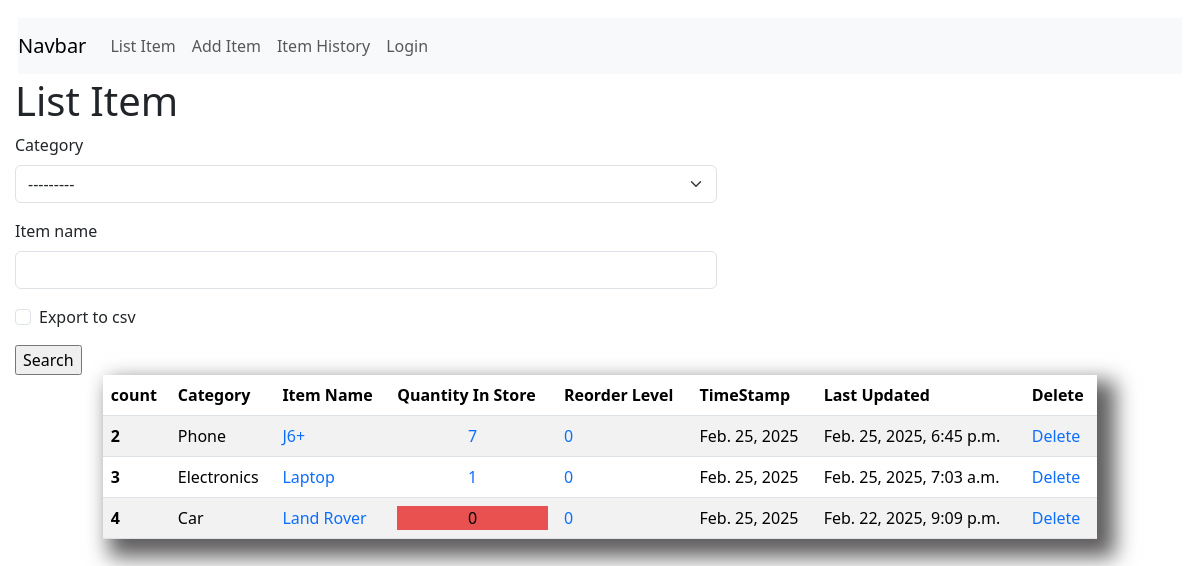
The app's page /, older data.
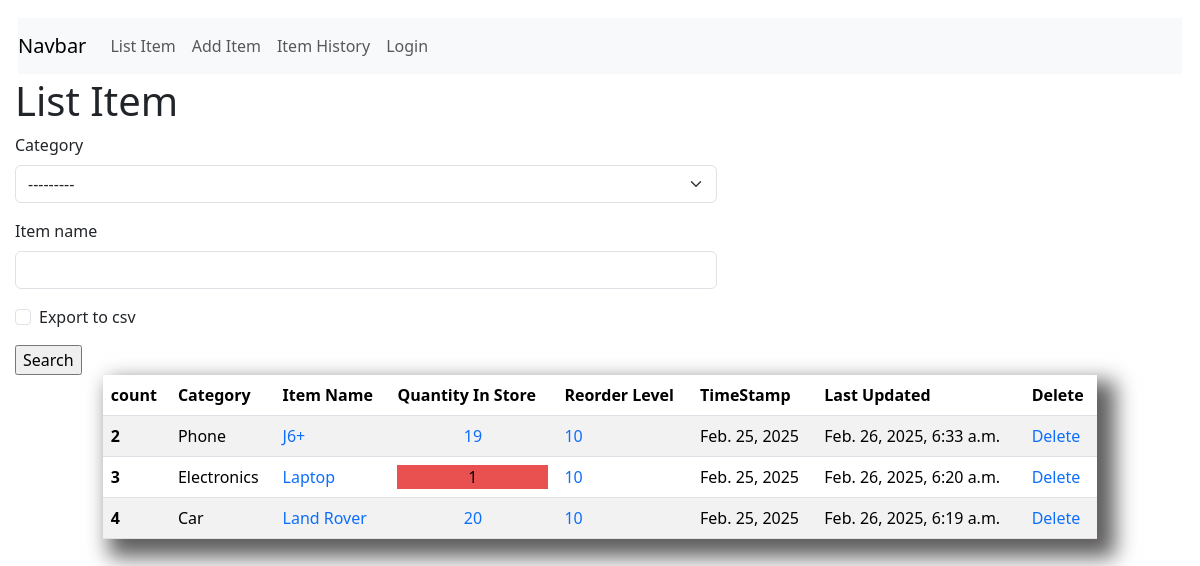
The same page, newer data.
### inventoryApp/models.py (models this page shows)
class Stock(models.Model):
    category=models.ForeignKey(Category,on_delete=models.CASCADE,blank=True)
    item_name=models.CharField(max_length=50,blank=True,null=True)
    quantity=models.IntegerField(default=0,blank=True,null=True)
    received_by=models.CharField(max_length=50,blank=True,null=True)
    received_quantity=models.IntegerField(default=0,blank=True,null=True)
    issue_quantity=models.IntegerField(default=0,blank=True,null=True)
    issue_by=models.CharField(max_length=50,blank=True,null=True)
    issue_to=models.CharField(max_length=50,blank=True,null=True)
    phone_number=models.IntegerField(blank=True,null=True)
    created_by=models.CharField(max_length=50,blank=True,null=True)
    reorder_level=models.IntegerField(default=0,blank=True,null=True)
    last_update=models.DateTimeField(auto_now_add=False,auto_now=True)
    timestamp=models.DateField(auto_now_add=True, auto_now=False)

class Category(models.Model):
      name=models.CharField(max_length=50,blank=True,null=True)
      def __str__(self):
            return self.name

### inventoryApp/views.py (the view, shortened to what this page needs)
# urls.py: 2. Add a URL to urlpatterns:  path('', Home.as_view(), name='home')
def Home(request):
    form=Stock_Search_Form(request.POST or None)
    queryset=Stock.objects.all()
    context={'item':queryset,   'form':form}
    return render(request,'index.html',context=context)

### inventoryApp/forms.py
class Stock_Search_Form(forms.ModelForm):
    export_to_CSV=forms.BooleanField(required=False)
    class Meta:
        model=Stock
        fields=['category','item_name']

### templates/index.html (shortened to what this page needs)
{% load static %}
{% load crispy_forms_tags %}
<!DOCTYPE html>
<html lang="en">
<head>
    <link rel="stylesheet" type="text/css" href="{% static 'css/style.css' %}"/>
    <link href="https://cdn.jsdelivr.net/npm/bootstrap@5.3.3/dist/css/bootstrap.min.css" rel="stylesheet">
</head>
<body>
  {% include 'navbar.html' %}
   <h1>List Item</h1>
  <form class="search" method="post" action="/">
    {{form|crispy}}
    <input type="submit" value="Search"/>
  </form>
<div class="displaytabel">
      <table class="table table-striped">
        <thead>
          <tr>
            <th scope="col">count</th>
            <th scope="col">Category</th>
            <th scope="col">Item Name</th>
            <th scope="col">Quantity In Store</th>
            <th scope="col">Reorder Level</th>
            <th scope="col">TimeStamp</th>
            <th scope="col">Last Updated</th>
            <th scope="col">Delete</th>
          </tr>
        </thead>
        <tbody>
          {%for item in item %}
          <tr>
            <th scope="row">{{item.id}}</th>
            <td>{{item.category}}</td>
            <td><a href="{% url 'update-item' item.id %}"style="text-decoration:none;">{{item.item_name}}</a> </td>
            {%if item.quantity <= item.reorder_level%}
            <td><a href="{% url 'stock_detail' item.id %} " style="text-decoration:none; "><div  style="background: rgb(233, 80, 80); color:black; text-align: center;">{{item.quantity}}</div></a></td>
            {%else%}
            <td><a href="{% url 'stock_detail' item.id %}" style="text-decoration:none; text-align: center;"><div >{{item.quantity}}</div></a></td>
            {%endif%}
            <td><a href="{% url 'reorder_item' item.id %}" style="text-decoration:none;">{{item.reorder_level}}</a></td>
            <td>{{item.timestamp}}</td>
            <td>{{item.last_update}}</td>
            <td><a href="{% url 'delete_item' item.id %}" style="text-decoration:none;">Delete</a></td>
          </tr>
          {%endfor%}
        </tbody>
      </table>
</div>
</body>
</html>

### templates/navbar.html (shortened to what this page needs)
{% load static %}
<nav class="navbar navbar-expand-lg navbar-light bg-light">
    <a class="navbar-brand" href="#">Navbar</a>
    <div class="collapse navbar-collapse" id="navbarSupportedContent">
      <ul class="navbar-nav mr-auto">
        <li class="nav-item active">
          <a class="nav-link" href="/">List Item</span></a>
        </li>
        <li class="nav-item">
          <a class="nav-link" href="/add_item">Add Item</a>
        </li>
        <li class="nav-item">
          <a class="nav-link" href="/list_history">Item History</a>
        </li>
        <ul class="navbar-nav mr-auto " style="float: right;">
          {% if request.user.is_authenticated%}
            <li class="nav-item active">
              <a class="nav-link" href="/accounts/logout"> <button>{{user}}|Logout</button>   </a>
            </li>
          {%else%}
          <li class="nav-item active">
            <a class="nav-link" href="/accounts/login">Login</a>
          </li>
          {%endif%}
        </ul>
      </ul>
    </div>
  </nav>

### static/css/style.css (style rules this page uses)
.search { width: 60%; }
nav { margin: 3px; }
body { padding: 15px ; }
.displaytabel { margin: auto; width: 85%; box-shadow: 12px 12px 20px 6px rgb(95, 93, 93); }

Row changes from the older to the newer data that the page shows:
changed Stock "Phone": quantity "7" → "19"; reorder_level "0" → "10"; last_update "Feb. 25, 2025, 6:45 p.m." → "Feb. 26, 2025, 6:33 a.m."
changed Stock "Laptop": reorder_level "0" → "10"; last_update "Feb. 25, 2025, 7:03 a.m." → "Feb. 26, 2025, 6:20 a.m."
changed Stock "Land Rover": reorder_level "0" → "10"; last_update "Feb. 22, 2025, 9:09 p.m." → "Feb. 26, 2025, 6:19 a.m."; quantity "0" → "20"
